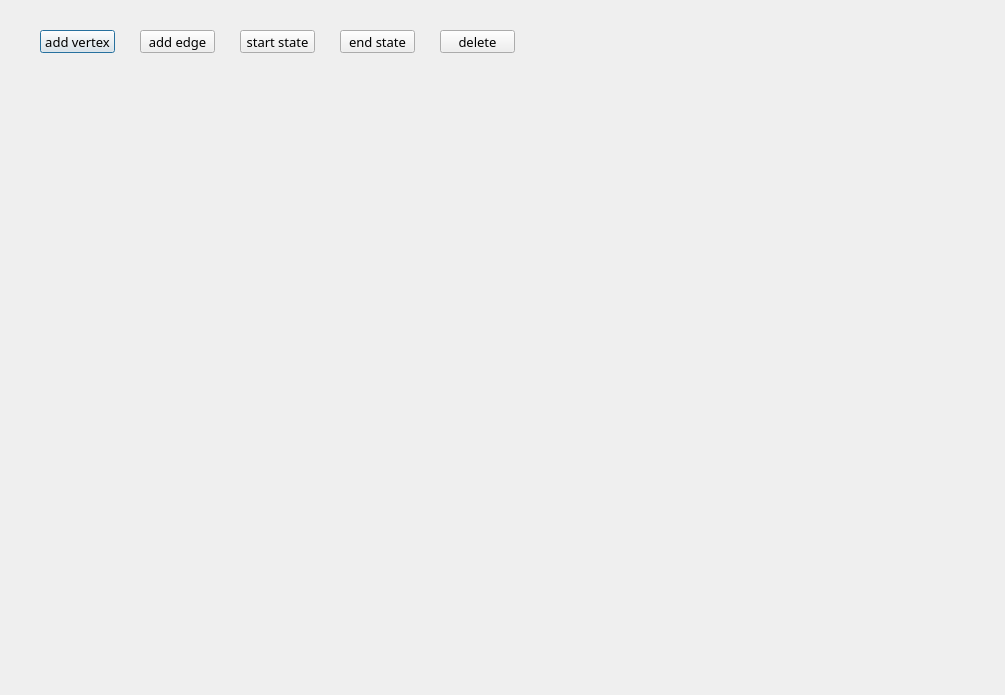
<?xml version="1.0" encoding="UTF-8"?>
<ui version="4.0">
 <class>lab</class>
 <widget class="QDialog" name="lab">
  <property name="geometry">
   <rect>
    <x>0</x>
    <y>0</y>
    <width>1005</width>
    <height>695</height>
   </rect>
  </property>
  <property name="windowTitle">
   <string>Dialog</string>
  </property>
  <widget class="labrect" name="labwidget" native="true">
   <property name="geometry">
    <rect>
     <x>10</x>
     <y>70</y>
     <width>981</width>
     <height>611</height>
    </rect>
   </property>
  </widget>
  <widget class="QPushButton" name="vertexbtn">
   <property name="geometry">
    <rect>
     <x>40</x>
     <y>30</y>
     <width>75</width>
     <height>23</height>
    </rect>
   </property>
   <property name="font">
    <font>
     <family>MV Boli</family>
     <pointsize>10</pointsize>
    </font>
   </property>
   <property name="cursor">
    <cursorShape>PointingHandCursor</cursorShape>
   </property>
   <property name="text">
    <string>add vertex</string>
   </property>
  </widget>
  <widget class="QPushButton" name="edgebtn">
   <property name="geometry">
    <rect>
     <x>140</x>
     <y>30</y>
     <width>75</width>
     <height>23</height>
    </rect>
   </property>
   <property name="font">
    <font>
     <family>MV Boli</family>
     <pointsize>10</pointsize>
    </font>
   </property>
   <property name="cursor">
    <cursorShape>PointingHandCursor</cursorShape>
   </property>
   <property name="text">
    <string>add edge</string>
   </property>
  </widget>
  <widget class="QPushButton" name="startbtn">
   <property name="geometry">
    <rect>
     <x>240</x>
     <y>30</y>
     <width>75</width>
     <height>23</height>
    </rect>
   </property>
   <property name="font">
    <font>
     <family>MV Boli</family>
     <pointsize>10</pointsize>
    </font>
   </property>
   <property name="cursor">
    <cursorShape>PointingHandCursor</cursorShape>
   </property>
   <property name="text">
    <string>start state</string>
   </property>
  </widget>
  <widget class="QPushButton" name="endbtn">
   <property name="geometry">
    <rect>
     <x>340</x>
     <y>30</y>
     <width>75</width>
     <height>23</height>
    </rect>
   </property>
   <property name="font">
    <font>
     <family>MV Boli</family>
     <pointsize>10</pointsize>
    </font>
   </property>
   <property name="cursor">
    <cursorShape>PointingHandCursor</cursorShape>
   </property>
   <property name="text">
    <string>end state</string>
   </property>
  </widget>
  <widget class="QPushButton" name="deletebtn">
   <property name="geometry">
    <rect>
     <x>440</x>
     <y>30</y>
     <width>75</width>
     <height>23</height>
    </rect>
   </property>
   <property name="font">
    <font>
     <family>MV Boli</family>
     <pointsize>10</pointsize>
    </font>
   </property>
   <property name="cursor">
    <cursorShape>PointingHandCursor</cursorShape>
   </property>
   <property name="text">
    <string>delete</string>
   </property>
  </widget>
 </widget>
 <customwidgets>
  <customwidget>
   <class>labrect</class>
   <extends>QWidget</extends>
   <header>labrect.h</header>
   <container>1</container>
  </customwidget>
 </customwidgets>
 <resources/>
 <connections/>
</ui>
